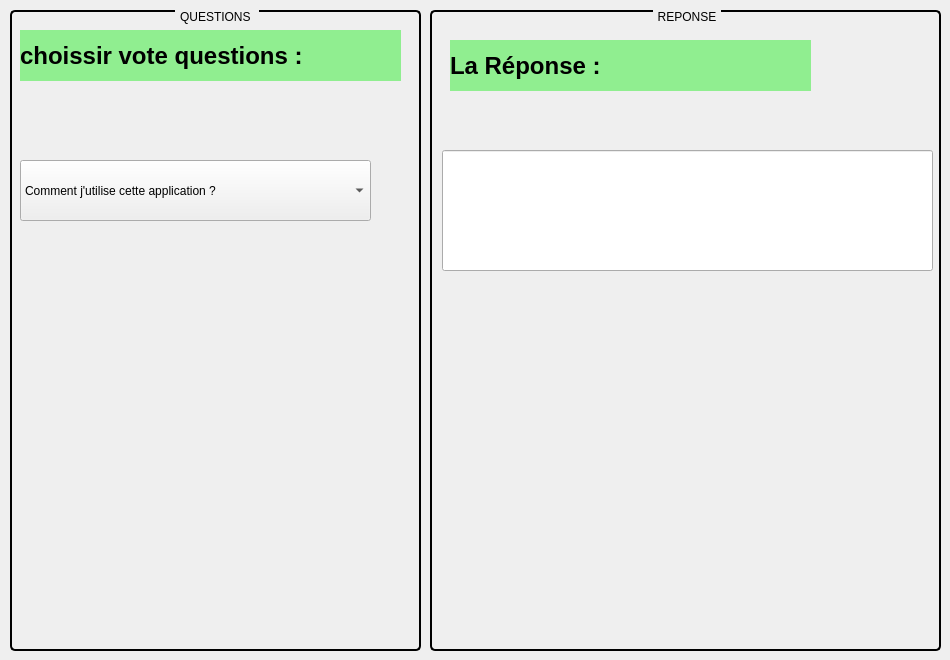
      <widget class="QWidget" name="tab_10">
       <attribute name="title">
        <string>Messages</string>
       </attribute>
       <widget class="QGroupBox" name="groupBox">
        <property name="geometry">
         <rect>
          <x>10</x>
          <y>10</y>
          <width>411</width>
          <height>641</height>
         </rect>
        </property>
        <property name="styleSheet">
         <string notr="true">QGroupBox {
    border: 2px solid black;
    border-radius: 5px;
    margin-top: 1ex;
}

QGroupBox::title {
    subcontrol-origin: margin;
    subcontrol-position: top center;
    padding: 0 3px; }</string>
        </property>
        <property name="title">
         <string>QUESTIONS </string>
        </property>
        <widget class="QComboBox" name="comboBox">
         <property name="geometry">
          <rect>
           <x>10</x>
           <y>150</y>
           <width>351</width>
           <height>61</height>
          </rect>
         </property>
         <item>
          <property name="text">
           <string>Comment j'utilise cette application ?</string>
          </property>
         </item>
         <item>
          <property name="text">
           <string>Comment je peux voir les statisques des employees ?</string>
          </property>
         </item>
         <item>
          <property name="text">
           <string>Ai-je tous les produits de nettoyage ?</string>
          </property>
         </item>
         <item>
          <property name="text">
           <string>Puis-je reprogrammer un rendez-vous ?</string>
          </property>
         </item>
         <item>
          <property name="text">
           <string>Que faire si je suis en retard ?</string>
          </property>
         </item>
         <item>
          <property name="text">
           <string>Comment nettoyer une tache tenace ?</string>
          </property>
         </item>
         <item>
          <property name="text">
           <string>Puis-je demander de l'aide pour des charges lourdes ?</string>
          </property>
         </item>
         <item>
          <property name="text">
           <string>Puis-je prendre une pause ?</string>
          </property>
         </item>
         <item>
          <property name="text">
           <string>Comment signaler un problème de maintenance ?</string>
          </property>
         </item>
         <item>
          <property name="text">
           <string>Quel est le code vestimentaire ?</string>
          </property>
         </item>
        </widget>
        <widget class="QLabel" name="label_25">
         <property name="geometry">
          <rect>
           <x>10</x>
           <y>20</y>
           <width>381</width>
           <height>51</height>
          </rect>
         </property>
         <property name="styleSheet">
          <string notr="true">QLabel {
    background-color: lightgreen; /* Light green background */
    font-size: 18pt;             /* Adjust the font size as needed */
    color: black;                /* Set the text color to black */
    font-weight: bold;           /* Make the text bold */
}</string>
         </property>
         <property name="text">
          <string>choissir vote questions :</string>
         </property>
        </widget>
       </widget>
       <widget class="QGroupBox" name="groupBox_2">
        <property name="geometry">
         <rect>
          <x>430</x>
          <y>10</y>
          <width>511</width>
          <height>641</height>
         </rect>
        </property>
        <property name="styleSheet">
         <string notr="true">QGroupBox {
    border: 2px solid black;
    border-radius: 5px;
    margin-top: 1ex;
}

QGroupBox::title {
    subcontrol-origin: margin;
    subcontrol-position: top center;
    padding: 0 3px; }</string>
        </property>
        <property name="title">
         <string>REPONSE</string>
        </property>
        <widget class="QLabel" name="label_31">
         <property name="geometry">
          <rect>
           <x>20</x>
           <y>30</y>
           <width>361</width>
           <height>51</height>
          </rect>
         </property>
         <property name="styleSheet">
          <string notr="true">QLabel {
    background-color: lightgreen; /* Light green background */
    font-size: 18pt;             /* Adjust the font size as needed */
    color: black;                /* Set the text color to black */
    font-weight: bold;           /* Make the text bold */
}</string>
         </property>
         <property name="text">
          <string>La Réponse :</string>
         </property>
        </widget>
        <widget class="QLineEdit" name="lineEdit_9">
         <property name="geometry">
          <rect>
           <x>12</x>
           <y>140</y>
           <width>491</width>
           <height>121</height>
          </rect>
         </property>
         <property name="text">
          <string/>
         </property>
         <property name="readOnly">
          <bool>true</bool>
         </property>
        </widget>
       </widget>
      </widget>
